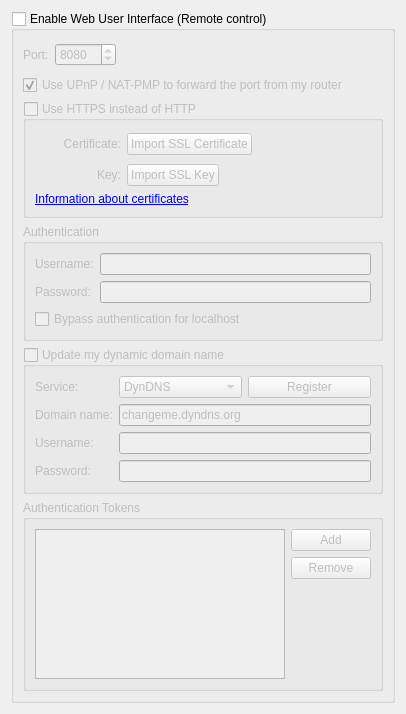
          <widget class="QWidget" name="scrollAreaWidgetContents_7">
           <property name="geometry">
            <rect>
             <x>0</x>
             <y>0</y>
             <width>332</width>
             <height>480</height>
            </rect>
           </property>
           <layout class="QVBoxLayout" name="verticalLayout_23">
            <item>
             <widget class="QGroupBox" name="checkWebUi">
              <property name="title">
               <string>Enable Web User Interface (Remote control)</string>
              </property>
              <property name="checkable">
               <bool>true</bool>
              </property>
              <property name="checked">
               <bool>false</bool>
              </property>
              <layout class="QVBoxLayout" name="verticalLayout_2">
               <item>
                <layout class="QHBoxLayout" name="horizontalLayout_2">
                 <item>
                  <widget class="QLabel" name="lblWebUiPort">
                   <property name="text">
                    <string>Port:</string>
                   </property>
                  </widget>
                 </item>
                 <item>
                  <widget class="QSpinBox" name="spinWebUiPort">
                   <property name="minimum">
                    <number>1</number>
                   </property>
                   <property name="maximum">
                    <number>65535</number>
                   </property>
                   <property name="value">
                    <number>8080</number>
                   </property>
                  </widget>
                 </item>
                 <item>
                  <spacer>
                   <property name="orientation">
                    <enum>Qt::Horizontal</enum>
                   </property>
                   <property name="sizeHint" stdset="0">
                    <size>
                     <width>21</width>
                     <height>29</height>
                    </size>
                   </property>
                  </spacer>
                 </item>
                </layout>
               </item>
               <item>
                <widget class="QCheckBox" name="checkWebUIUPnP">
                 <property name="text">
                  <string>Use UPnP / NAT-PMP to forward the port from my router</string>
                 </property>
                 <property name="checked">
                  <bool>true</bool>
                 </property>
                </widget>
               </item>
               <item>
                <widget class="QGroupBox" name="checkWebUiHttps">
                 <property name="title">
                  <string>Use HTTPS instead of HTTP</string>
                 </property>
                 <property name="checkable">
                  <bool>true</bool>
                 </property>
                 <property name="checked">
                  <bool>false</bool>
                 </property>
                 <layout class="QGridLayout" name="gridLayout_11">
                  <item row="0" column="0">
                   <widget class="QLabel" name="lblSslCertStatus">
                    <property name="minimumSize">
                     <size>
                      <width>22</width>
                      <height>22</height>
                     </size>
                    </property>
                    <property name="maximumSize">
                     <size>
                      <width>22</width>
                      <height>22</height>
                     </size>
                    </property>
                    <property name="text">
                     <string/>
                    </property>
                   </widget>
                  </item>
                  <item row="0" column="1">
                   <widget class="QLabel" name="lblWebUiCrt">
                    <property name="text">
                     <string>Certificate:</string>
                    </property>
                    <property name="alignment">
                     <set>Qt::AlignRight|Qt::AlignTrailing|Qt::AlignVCenter</set>
                    </property>
                   </widget>
                  </item>
                  <item row="0" column="2">
                   <layout class="QHBoxLayout" name="horizontalLayout_4">
                    <item>
                     <widget class="QPushButton" name="btnWebUiCrt">
                      <property name="text">
                       <string>Import SSL Certificate</string>
                      </property>
                     </widget>
                    </item>
                    <item>
                     <spacer name="horizontalSpacer_12">
                      <property name="orientation">
                       <enum>Qt::Horizontal</enum>
                      </property>
                      <property name="sizeHint" stdset="0">
                       <size>
                        <width>138</width>
                        <height>28</height>
                       </size>
                      </property>
                     </spacer>
                    </item>
                   </layout>
                  </item>
                  <item row="1" column="0">
                   <widget class="QLabel" name="lblSslKeyStatus">
                    <property name="minimumSize">
                     <size>
                      <width>22</width>
                      <height>22</height>
                     </size>
                    </property>
                    <property name="maximumSize">
                     <size>
                      <width>22</width>
                      <height>22</height>
                     </size>
                    </property>
                    <property name="text">
                     <string/>
                    </property>
                   </widget>
                  </item>
                  <item row="1" column="1">
                   <widget class="QLabel" name="lblWebUiKey">
                    <property name="text">
                     <string>Key:</string>
                    </property>
                    <property name="alignment">
                     <set>Qt::AlignRight|Qt::AlignTrailing|Qt::AlignVCenter</set>
                    </property>
                   </widget>
                  </item>
                  <item row="1" column="2">
                   <layout class="QHBoxLayout" name="horizontalLayout_5">
                    <item>
                     <widget class="QPushButton" name="btnWebUiKey">
                      <property name="text">
                       <string>Import SSL Key</string>
                      </property>
                     </widget>
                    </item>
                    <item>
                     <spacer name="horizontalSpacer_13">
                      <property name="orientation">
                       <enum>Qt::Horizontal</enum>
                      </property>
                      <property name="sizeHint" stdset="0">
                       <size>
                        <width>40</width>
                        <height>20</height>
                       </size>
                      </property>
                     </spacer>
                    </item>
                   </layout>
                  </item>
                  <item row="2" column="0" colspan="3">
                   <widget class="QLabel" name="lblWebUIInfo">
                    <property name="text">
                     <string>&lt;a href=http://httpd.apache.org/docs/2.2/ssl/ssl_faq.html#aboutcerts&gt;Information about certificates&lt;/a&gt;</string>
                    </property>
                    <property name="openExternalLinks">
                     <bool>true</bool>
                    </property>
                   </widget>
                  </item>
                 </layout>
                </widget>
               </item>
               <item>
                <widget class="QGroupBox" name="groupWebUiAuth">
                 <property name="title">
                  <string>Authentication</string>
                 </property>
                 <layout class="QGridLayout" name="gridLayout_10">
                  <item row="0" column="1" rowspan="3">
                   <widget class="QLineEdit" name="textWebUiUsername">
                    <property name="text">
                     <string/>
                    </property>
                    <property name="maxLength">
                     <number>1000</number>
                    </property>
                    <property name="echoMode">
                     <enum>QLineEdit::Normal</enum>
                    </property>
                   </widget>
                  </item>
                  <item row="3" column="1">
                   <widget class="QLineEdit" name="textWebUiPassword">
                    <property name="text">
                     <string/>
                    </property>
                    <property name="maxLength">
                     <number>1000</number>
                    </property>
                    <property name="echoMode">
                     <enum>QLineEdit::Password</enum>
                    </property>
                   </widget>
                  </item>
                  <item row="4" column="0" colspan="2">
                   <widget class="QCheckBox" name="checkBypassLocalAuth">
                    <property name="text">
                     <string>Bypass authentication for localhost</string>
                    </property>
                   </widget>
                  </item>
                  <item row="0" column="0" rowspan="3">
                   <widget class="QLabel" name="lblWebUiUsername">
                    <property name="text">
                     <string>Username:</string>
                    </property>
                   </widget>
                  </item>
                  <item row="3" column="0">
                   <widget class="QLabel" name="lblWebUiPassword">
                    <property name="text">
                     <string>Password:</string>
                    </property>
                   </widget>
                  </item>
                 </layout>
                </widget>
               </item>
               <item>
                <widget class="QGroupBox" name="checkDynDNS">
                 <property name="title">
                  <string>Update my dynamic domain name</string>
                 </property>
                 <property name="checkable">
                  <bool>true</bool>
                 </property>
                 <property name="checked">
                  <bool>false</bool>
                 </property>
                 <layout class="QFormLayout" name="formLayout_5">
                  <item row="0" column="0">
                   <widget class="QLabel" name="label_19">
                    <property name="text">
                     <string>Service:</string>
                    </property>
                   </widget>
                  </item>
                  <item row="0" column="1">
                   <layout class="QHBoxLayout" name="horizontalLayout_3">
                    <item>
                     <widget class="QComboBox" name="comboDNSService">
                      <item>
                       <property name="text">
                        <string notr="true">DynDNS</string>
                       </property>
                      </item>
                      <item>
                       <property name="text">
                        <string notr="true">No-IP</string>
                       </property>
                      </item>
                     </widget>
                    </item>
                    <item>
                     <widget class="QPushButton" name="registerDNSBtn">
                      <property name="text">
                       <string>Register</string>
                      </property>
                     </widget>
                    </item>
                   </layout>
                  </item>
                  <item row="1" column="0">
                   <widget class="QLabel" name="label_20">
                    <property name="text">
                     <string>Domain name:</string>
                    </property>
                   </widget>
                  </item>
                  <item row="1" column="1">
                   <widget class="QLineEdit" name="domainNameTxt">
                    <property name="text">
                     <string notr="true">changeme.dyndns.org</string>
                    </property>
                   </widget>
                  </item>
                  <item row="2" column="0">
                   <widget class="QLabel" name="label_21">
                    <property name="text">
                     <string>Username:</string>
                    </property>
                   </widget>
                  </item>
                  <item row="2" column="1">
                   <widget class="QLineEdit" name="DNSUsernameTxt">
                    <property name="maxLength">
                     <number>50</number>
                    </property>
                   </widget>
                  </item>
                  <item row="3" column="0">
                   <widget class="QLabel" name="label_22">
                    <property name="text">
                     <string>Password:</string>
                    </property>
                   </widget>
                  </item>
                  <item row="3" column="1">
                   <widget class="QLineEdit" name="DNSPasswordTxt">
                    <property name="maxLength">
                     <number>50</number>
                    </property>
                    <property name="echoMode">
                     <enum>QLineEdit::Password</enum>
                    </property>
                   </widget>
                  </item>
                 </layout>
                </widget>
               </item>

               <item>
                   <widget class="QGroupBox" name="groupWebUiAuth">
                       <property name="title">
                           <string>Authentication Tokens</string>
                       </property>


                       <layout class="QHBoxLayout" name="horizontalLayout_16">
                           <item>
                               <widget class="QListView" name="authTokensView">
                                   <property name="sizePolicy">
                                       <sizepolicy hsizetype="Expanding" vsizetype="Expanding">
                                           <horstretch>0</horstretch>
                                           <verstretch>1</verstretch>
                                       </sizepolicy>
                                   </property>
                                   <property name="minimumSize">
                                       <size>
                                           <width>250</width>
                                           <height>150</height>
                                       </size>
                                   </property>
                               </widget>
                           </item>
                           <item>
                               <layout class="QVBoxLayout" name="verticalLayout_37">
                                   <item>
                                       <widget class="QPushButton" name="addAuthTokenButton">
                                           <property name="text">
                                               <string>Add</string>
                                           </property>
                                       </widget>
                                   </item>
                                   <item>
                                       <widget class="QPushButton" name="removeAuthTokenButton">
                                           <property name="text">
                                               <string>Remove</string>
                                           </property>
                                       </widget>
                                   </item>

                                   <item>
                                       <spacer name="verticalSpacer_6">
                                           <property name="orientation">
                                               <enum>Qt::Vertical</enum>
                                           </property>
                                           <property name="sizeHint" stdset="0">
                                               <size>
                                                   <width>20</width>
                                                   <height>40</height>
                                               </size>
                                           </property>
                                       </spacer>
                                   </item>
                               </layout>
                           </item>
                       </layout>




                       <!-- <layout class="QGridLayout" name="gridLayout_10">
                           <item row="3" column="1">
                               <widget class="QLineEdit" name="textWebUiAuthenticationTokens">
                                   <property name="text">
                                       <string/>
                                   </property>
                                   <property name="maxLength">
                                       <number>1000</number>
                                   </property>
                                   <property name="echoMode">
                                       <enum>QLineEdit::Normal</enum>
                                   </property>
                               </widget>
                           </item>
                           <item row="0" column="0" rowspan="3">
                               <widget class="QLabel" name="lblWebUiAuthenticationTokens">
                                   <property name="text">
                                       <string>Tokens:</string>
                                   </property>
                               </widget>
                           </item>
                       </layout> -->
                   </widget>
               </item>


              </layout>
             </widget>
            </item>
            <item>
             <spacer name="verticalSpacer">
              <property name="orientation">
               <enum>Qt::Vertical</enum>
              </property>
              <property name="sizeHint" stdset="0">
               <size>
                <width>20</width>
                <height>40</height>
               </size>
              </property>
             </spacer>
            </item>
           </layout>
          </widget>
